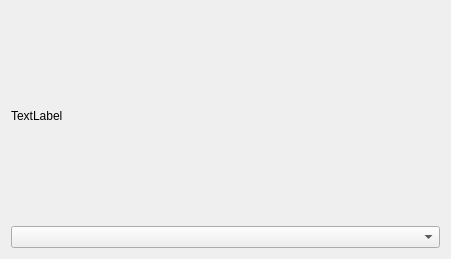
<?xml version="1.0" encoding="UTF-8"?>
<ui version="4.0">
 <class>Form</class>
 <widget class="QWidget" name="Form">
  <property name="geometry">
   <rect>
    <x>0</x>
    <y>0</y>
    <width>451</width>
    <height>259</height>
   </rect>
  </property>
  <property name="windowTitle">
   <string>Form</string>
  </property>
  <layout class="QHBoxLayout" name="horizontalLayout">
   <item>
    <layout class="QVBoxLayout" name="verticalLayout">
     <item>
      <widget class="QLabel" name="label">
       <property name="text">
        <string>TextLabel</string>
       </property>
      </widget>
     </item>
     <item>
      <widget class="QComboBox" name="comboBox"/>
     </item>
    </layout>
   </item>
  </layout>
 </widget>
 <resources/>
 <connections/>
</ui>
